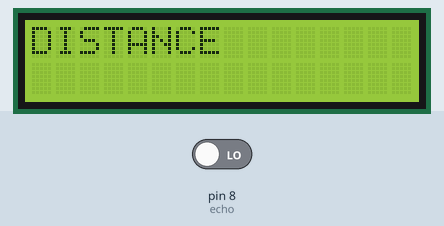
Bench run of a sketch on a simulated Arduino Uno, built with avr-gcc and run on an emulated ATmega328P. On the bench: 16×2 character LCD. Inputs (shaded band) come from the test bench; at power-on: pin 8 (echo) LOW.

Above: at 0.1 s.
At 2.1 s:
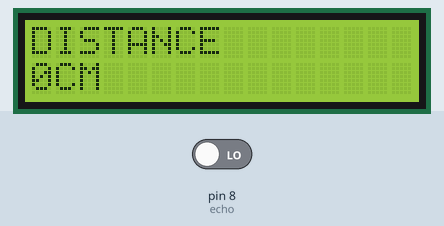

The sketch:

distance_measure.ino
```cpp
int trig=7;
int echo=8;
#include <LiquidCrystal.h>
LiquidCrystal lcd(12,11,5,4,3,2);
void setup()
{
  Serial.begin(9600);
  lcd.begin(16,2);
  lcd.clear();
  lcd.setCursor(0,0);
  lcd.print("DISTANCE");
  pinMode(trig,OUTPUT);
  pinMode(echo,INPUT);
  }
  void loop()
  {
int dist,time;

digitalWrite(7,HIGH);
delay(1000);
digitalWrite(7,LOW);
time=pulseIn(echo,HIGH);
dist = (time/2) * 0.034049 ;
if(dist>300||dist<0){
lcd.setCursor(0,1);
lcd.print("out of range");
}
else
{

lcd.setCursor(0,1);
lcd.print(dist);
lcd.print("CM");
}
delay(1000);
    }
```
